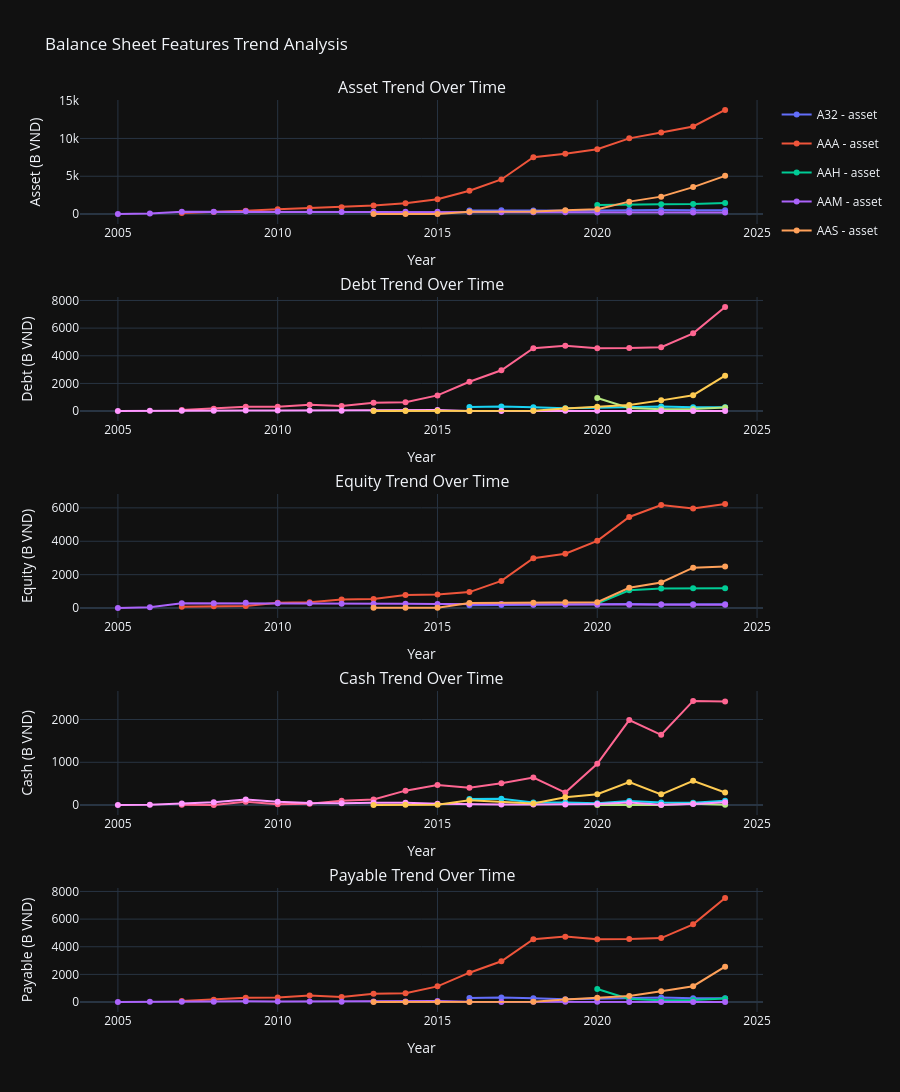

Notebook cell for this chart:
### Code cell
import plotly.graph_objects as go
from plotly.subplots import make_subplots

# Features to visualize
features_to_plot = ['asset', 'debt', 'equity', 'cash', 'payable']

# Select a few representative companies for better visualization
sample_symbols = df_balance_sheet['symbol'].unique()[:5]  # First 5 companies

# Create subplots for each feature
fig = make_subplots(
    rows=len(features_to_plot),
    cols=1,
    subplot_titles=[f'{feature.capitalize()} Trend Over Time' for feature in features_to_plot],
    vertical_spacing=0.08
)

# Add traces for each feature and company
for idx, feature in enumerate(features_to_plot, start=1):
    for symbol in sample_symbols:
        df_symbol = df_balance_sheet[df_balance_sheet['symbol'] == symbol].copy()
        df_symbol['year_int'] = df_symbol['year'].str.split('-').str[0].astype(int)
        df_symbol = df_symbol.sort_values('year_int')

        fig.add_trace(
            go.Scatter(
                x=df_symbol['year_int'],
                y=df_symbol[feature],
                mode='lines+markers',
                name=f'{symbol} - {feature}',
                legendgroup=symbol,
                showlegend=(idx == 1),  # Only show legend for first subplot
                hovertemplate=f'<b>{symbol}</b><br>Year: %{{x}}<br>{feature.capitalize()}: %{{y:,.0f}}B VND<extra></extra>'
            ),
            row=idx,
            col=1
        )

    # Update y-axis label
    fig.update_yaxes(title_text=f'{feature.capitalize()} (B VND)', row=idx, col=1)
    fig.update_xaxes(title_text='Year', row=idx, col=1)

# Update layout
fig.update_layout(
    height=300 * len(features_to_plot),
    title_text='Balance Sheet Features Trend Analysis',
    hovermode='x unified',
    showlegend=True,
    legend=dict(
        orientation="v",
        yanchor="top",
        y=1,
        xanchor="left",
        x=1.02
    )
)

fig.show()

### Figure 1 — Plotly figure (JSON) as saved in the notebook; plotly's stock layout.template omitted (floating-point values rounded to 4 significant figures)
{"data": [{"hovertemplate": "<b>A32</b><br>Year: %{x}<br>Asset: %{y:,.0f}B VND<extra></extra>", "legendgroup": "A32", "mode": "lines+markers", "name": "A32 - asset", "showlegend": true, "type": "scatter", "x": [2016, 2017, 2018, 2019, 2020, 2021, 2022, 2023, 2024], "xaxis": "x", "y": [465, 501, 469, 435, 488, 528, 547, 505, 496], "yaxis": "y"}, {"hovertemplate": "<b>AAA</b><br>Year: %{x}<br>Asset: %{y:,.0f}B VND<extra></extra>", "legendgroup": "AAA", "mode": "lines+markers", "name": "AAA - asset", "showlegend": true, "type": "scatter", "x": [2007, 2008, 2009, 2010, 2011, 2012, 2013, 2014, 2015, 2016, 2017, 2018, 2019, 2020, 2021, 2022, 2023, 2024], "xaxis": "x", "y": [154, 271, 437, 645, 817, 900, 1151, 1422, 1955, 3078, 4576, 7529, 7987, 8569, 10010, 10796, 11583, 13768], "yaxis": "y"}, {"hovertemplate": "<b>AAH</b><br>Year: %{x}<br>Asset: %{y:,.0f}B VND<extra></extra>", "legendgroup": "AAH", "mode": "lines+markers", "name": "AAH - asset", "showlegend": true, "type": "scatter", "x": [2020, 2021, 2022, 2023, 2024], "xaxis": "x", "y": [1211, 1283, 1298, 1324, 1455], "yaxis": "y"}, {"hovertemplate": "<b>AAM</b><br>Year: %{x}<br>Asset: %{y:,.0f}B VND<extra></extra>", "legendgroup": "AAM", "mode": "lines+markers", "name": "AAM - asset", "showlegend": true, "type": "scatter", "x": [2005, 2006, 2007, 2008, 2009, 2010, 2011, 2012, 2013, 2014, 2015, 2016, 2017, 2018, 2019, 2020, 2021, 2022, 2023, 2024], "xaxis": "x", "y": [0, 69, 311, 301, 364, 331, 330, 286, 302, 297, 322, 258, 252, 230, 228, 211, 201, 219, 213, 202], "yaxis": "y"}, {"hovertemplate": "<b>AAS</b><br>Year: %{x}<br>Asset: %{y:,.0f}B VND<extra></extra>", "legendgroup": "AAS", "mode": "lines+markers", "name": "AAS - asset", "showlegend": true, "type": "scatter", "x": [2013, 2014, 2015, 2016, 2018, 2019, 2020, 2021, 2022, 2023, 2024], "xaxis": "x", "y": [14, 15, 15, 306, 340, 521, 651, 1646, 2307, 3567, 5056], "yaxis": "y"}, {"hovertemplate": "<b>A32</b><br>Year: %{x}<br>Debt: %{y:,.0f}B VND<extra></extra>", "legendgroup": "A32", "mode": "lines+markers", "name": "A32 - debt", "showlegend": false, "type": "scatter", "x": [2016, 2017, 2018, 2019, 2020, 2021, 2022, 2023, 2024], "xaxis": "x2", "y": [302, 325, 268, 211, 246, 290, 332, 283, 275], "yaxis": "y2"}, {"hovertemplate": "<b>AAA</b><br>Year: %{x}<br>Debt: %{y:,.0f}B VND<extra></extra>", "legendgroup": "AAA", "mode": "lines+markers", "name": "AAA - debt", "showlegend": false, "type": "scatter", "x": [2007, 2008, 2009, 2010, 2011, 2012, 2013, 2014, 2015, 2016, 2017, 2018, 2019, 2020, 2021, 2022, 2023, 2024], "xaxis": "x2", "y": [77, 169, 314, 321, 465, 374, 599, 635, 1135, 2123, 2951, 4549, 4732, 4545, 4555, 4625, 5620, 7532], "yaxis": "y2"}, {"hovertemplate": "<b>AAH</b><br>Year: %{x}<br>Debt: %{y:,.0f}B VND<extra></extra>", "legendgroup": "AAH", "mode": "lines+markers", "name": "AAH - debt", "showlegend": false, "type": "scatter", "x": [2020, 2021, 2022, 2023, 2024], "xaxis": "x2", "y": [949, 218, 130, 145, 264], "yaxis": "y2"}, {"hovertemplate": "<b>AAM</b><br>Year: %{x}<br>Debt: %{y:,.0f}B VND<extra></extra>", "legendgroup": "AAM", "mode": "lines+markers", "name": "AAM - debt", "showlegend": false, "type": "scatter", "x": [2005, 2006, 2007, 2008, 2009, 2010, 2011, 2012, 2013, 2014, 2015, 2016, 2017, 2018, 2019, 2020, 2021, 2022, 2023, 2024], "xaxis": "x2", "y": [0, 20, 19, 20, 50, 40, 43, 30, 44, 40, 72, 13, 11, 18, 16, 17, 7, 9, 10, 6], "yaxis": "y2"}, {"hovertemplate": "<b>AAS</b><br>Year: %{x}<br>Debt: %{y:,.0f}B VND<extra></extra>", "legendgroup": "AAS", "mode": "lines+markers", "name": "AAS - debt", "showlegend": false, "type": "scatter", "x": [2013, 2014, 2015, 2016, 2018, 2019, 2020, 2021, 2022, 2023, 2024], "xaxis": "x2", "y": [1, 1, 1, 4, 16, 178, 305, 431, 774, 1147, 2562], "yaxis": "y2"}, {"hovertemplate": "<b>A32</b><br>Year: %{x}<br>Equity: %{y:,.0f}B VND<extra></extra>", "legendgroup": "A32", "mode": "lines+markers", "name": "A32 - equity", "showlegend": false, "type": "scatter", "x": [2016, 2017, 2018, 2019, 2020, 2021, 2022, 2023, 2024], "xaxis": "x3", "y": [163, 176, 201, 224, 242, 238, 215, 222, 221], "yaxis": "y3"}, {"hovertemplate": "<b>AAA</b><br>Year: %{x}<br>Equity: %{y:,.0f}B VND<extra></extra>", "legendgroup": "AAA", "mode": "lines+markers", "name": "AAA - equity", "showlegend": false, "type": "scatter", "x": [2007, 2008, 2009, 2010, 2011, 2012, 2013, 2014, 2015, 2016, 2017, 2018, 2019, 2020, 2021, 2022, 2023, 2024], "xaxis": "x3", "y": [76, 102, 122, 323, 350, 519, 543, 786, 819, 955, 1625, 2980, 3255, 4024, 5454, 6171, 5964, 6236], "yaxis": "y3"}, {"hovertemplate": "<b>AAH</b><br>Year: %{x}<br>Equity: %{y:,.0f}B VND<extra></extra>", "legendgroup": "AAH", "mode": "lines+markers", "name": "AAH - equity", "showlegend": false, "type": "scatter", "x": [2020, 2021, 2022, 2023, 2024], "xaxis": "x3", "y": [262, 1066, 1168, 1179, 1191], "yaxis": "y3"}, {"hovertemplate": "<b>AAM</b><br>Year: %{x}<br>Equity: %{y:,.0f}B VND<extra></extra>", "legendgroup": "AAM", "mode": "lines+markers", "name": "AAM - equity", "showlegend": false, "type": "scatter", "x": [2005, 2006, 2007, 2008, 2009, 2010, 2011, 2012, 2013, 2014, 2015, 2016, 2017, 2018, 2019, 2020, 2021, 2022, 2023, 2024], "xaxis": "x3", "y": [0, 49, 292, 281, 314, 292, 287, 255, 258, 257, 250, 245, 241, 212, 211, 194, 194, 210, 203, 196], "yaxis": "y3"}, {"hovertemplate": "<b>AAS</b><br>Year: %{x}<br>Equity: %{y:,.0f}B VND<extra></extra>", "legendgroup": "AAS", "mode": "lines+markers", "name": "AAS - equity", "showlegend": false, "type": "scatter", "x": [2013, 2014, 2015, 2016, 2018, 2019, 2020, 2021, 2022, 2023, 2024], "xaxis": "x3", "y": [14, 14, 14, 302, 324, 343, 347, 1214, 1533, 2420, 2493], "yaxis": "y3"}, {"hovertemplate": "<b>A32</b><br>Year: %{x}<br>Cash: %{y:,.0f}B VND<extra></extra>", "legendgroup": "A32", "mode": "lines+markers", "name": "A32 - cash", "showlegend": false, "type": "scatter", "x": [2016, 2017, 2018, 2019, 2020, 2021, 2022, 2023, 2024], "xaxis": "x4", "y": [140, 146, 58, 61, 44, 97, 58, 56, 102], "yaxis": "y4"}, {"hovertemplate": "<b>AAA</b><br>Year: %{x}<br>Cash: %{y:,.0f}B VND<extra></extra>", "legendgroup": "AAA", "mode": "lines+markers", "name": "AAA - cash", "showlegend": false, "type": "scatter", "x": [2007, 2008, 2009, 2010, 2011, 2012, 2013, 2014, 2015, 2016, 2017, 2018, 2019, 2020, 2021, 2022, 2023, 2024], "xaxis": "x4", "y": [9, 4, 78, 20, 33, 103, 130, 337, 470, 407, 510, 645, 292, 964, 1988, 1643, 2435, 2420], "yaxis": "y4"}, {"hovertemplate": "<b>AAH</b><br>Year: %{x}<br>Cash: %{y:,.0f}B VND<extra></extra>", "legendgroup": "AAH", "mode": "lines+markers", "name": "AAH - cash", "showlegend": false, "type": "scatter", "x": [2020, 2021, 2022, 2023, 2024], "xaxis": "x4", "y": [1, 1, 3, 31, 9], "yaxis": "y4"}, {"hovertemplate": "<b>AAM</b><br>Year: %{x}<br>Cash: %{y:,.0f}B VND<extra></extra>", "legendgroup": "AAM", "mode": "lines+markers", "name": "AAM - cash", "showlegend": false, "type": "scatter", "x": [2005, 2006, 2007, 2008, 2009, 2010, 2011, 2012, 2013, 2014, 2015, 2016, 2017, 2018, 2019, 2020, 2021, 2022, 2023, 2024], "xaxis": "x4", "y": [0, 7, 34, 63, 128, 76, 50, 43, 55, 56, 28, 13, 14, 11, 14, 26, 62, 10, 23, 63], "yaxis": "y4"}, {"hovertemplate": "<b>AAS</b><br>Year: %{x}<br>Cash: %{y:,.0f}B VND<extra></extra>", "legendgroup": "AAS", "mode": "lines+markers", "name": "AAS - cash", "showlegend": false, "type": "scatter", "x": [2013, 2014, 2015, 2016, 2018, 2019, 2020, 2021, 2022, 2023, 2024], "xaxis": "x4", "y": [1, 5, 5, 111, 37, 184, 254, 536, 251, 569, 295], "yaxis": "y4"}, {"hovertemplate": "<b>A32</b><br>Year: %{x}<br>Payable: %{y:,.0f}B VND<extra></extra>", "legendgroup": "A32", "mode": "lines+markers", "name": "A32 - payable", "showlegend": false, "type": "scatter", "x": [2016, 2017, 2018, 2019, 2020, 2021, 2022, 2023, 2024], "xaxis": "x5", "y": [302, 325, 268, 211, 246, 290, 332, 283, 275], "yaxis": "y5"}, {"hovertemplate": "<b>AAA</b><br>Year: %{x}<br>Payable: %{y:,.0f}B VND<extra></extra>", "legendgroup": "AAA", "mode": "lines+markers", "name": "AAA - payable", "showlegend": false, "type": "scatter", "x": [2007, 2008, 2009, 2010, 2011, 2012, 2013, 2014, 2015, 2016, 2017, 2018, 2019, 2020, 2021, 2022, 2023, 2024], "xaxis": "x5", "y": [77, 169, 314, 321, 465, 374, 599, 635, 1135, 2123, 2951, 4549, 4732, 4545, 4555, 4625, 5620, 7532], "yaxis": "y5"}, {"hovertemplate": "<b>AAH</b><br>Year: %{x}<br>Payable: %{y:,.0f}B VND<extra></extra>", "legendgroup": "AAH", "mode": "lines+markers", "name": "AAH - payable", "showlegend": false, "type": "scatter", "x": [2020, 2021, 2022, 2023, 2024], "xaxis": "x5", "y": [949, 218, 130, 145, 264], "yaxis": "y5"}, {"hovertemplate": "<b>AAM</b><br>Year: %{x}<br>Payable: %{y:,.0f}B VND<extra></extra>", "legendgroup": "AAM", "mode": "lines+markers", "name": "AAM - payable", "showlegend": false, "type": "scatter", "x": [2005, 2006, 2007, 2008, 2009, 2010, 2011, 2012, 2013, 2014, 2015, 2016, 2017, 2018, 2019, 2020, 2021, 2022, 2023, 2024], "xaxis": "x5", "y": [0, 20, 19, 20, 50, 40, 43, 30, 44, 40, 72, 13, 11, 18, 16, 17, 7, 9, 10, 6], "yaxis": "y5"}, {"hovertemplate": "<b>AAS</b><br>Year: %{x}<br>Payable: %{y:,.0f}B VND<extra></extra>", "legendgroup": "AAS", "mode": "lines+markers", "name": "AAS - payable", "showlegend": false, "type": "scatter", "x": [2013, 2014, 2015, 2016, 2018, 2019, 2020, 2021, 2022, 2023, 2024], "xaxis": "x5", "y": [1, 1, 1, 4, 16, 178, 305, 431, 774, 1147, 2562], "yaxis": "y5"}], "layout": {"annotations": [{"font": {"size": 16}, "showarrow": false, "text": "Asset Trend Over Time", "x": 0.5, "xanchor": "center", "xref": "paper", "y": 1.0, "yanchor": "bottom", "yref": "paper"}, {"font": {"size": 16}, "showarrow": false, "text": "Debt Trend Over Time", "x": 0.5, "xanchor": "center", "xref": "paper", "y": 0.784, "yanchor": "bottom", "yref": "paper"}, {"font": {"size": 16}, "showarrow": false, "text": "Equity Trend Over Time", "x": 0.5, "xanchor": "center", "xref": "paper", "y": 0.568, "yanchor": "bottom", "yref": "paper"}, {"font": {"size": 16}, "showarrow": false, "text": "Cash Trend Over Time", "x": 0.5, "xanchor": "center", "xref": "paper", "y": 0.352, "yanchor": "bottom", "yref": "paper"}, {"font": {"size": 16}, "showarrow": false, "text": "Payable Trend Over Time", "x": 0.5, "xanchor": "center", "xref": "paper", "y": 0.136, "yanchor": "bottom", "yref": "paper"}], "height": 1500, "hovermode": "x unified", "legend": {"orientation": "v", "x": 1.02, "xanchor": "left", "y": 1, "yanchor": "top"}, "showlegend": true, "title": {"text": "Balance Sheet Features Trend Analysis"}, "xaxis": {"anchor": "y", "domain": [0, 1], "title": {"text": "Year"}}, "xaxis2": {"anchor": "y2", "domain": [0, 1], "title": {"text": "Year"}}, "xaxis3": {"anchor": "y3", "domain": [0, 1], "title": {"text": "Year"}}, "xaxis4": {"anchor": "y4", "domain": [0, 1], "title": {"text": "Year"}}, "xaxis5": {"anchor": "y5", "domain": [0, 1], "title": {"text": "Year"}}, "yaxis": {"anchor": "x", "domain": [0.864, 1.0], "title": {"text": "Asset (B VND)"}}, "yaxis2": {"anchor": "x2", "domain": [0.648, 0.784], "title": {"text": "Debt (B VND)"}}, "yaxis3": {"anchor": "x3", "domain": [0.432, 0.568], "title": {"text": "Equity (B VND)"}}, "yaxis4": {"anchor": "x4", "domain": [0.216, 0.352], "title": {"text": "Cash (B VND)"}}, "yaxis5": {"anchor": "x5", "domain": [0, 0.136], "title": {"text": "Payable (B VND)"}}}}
